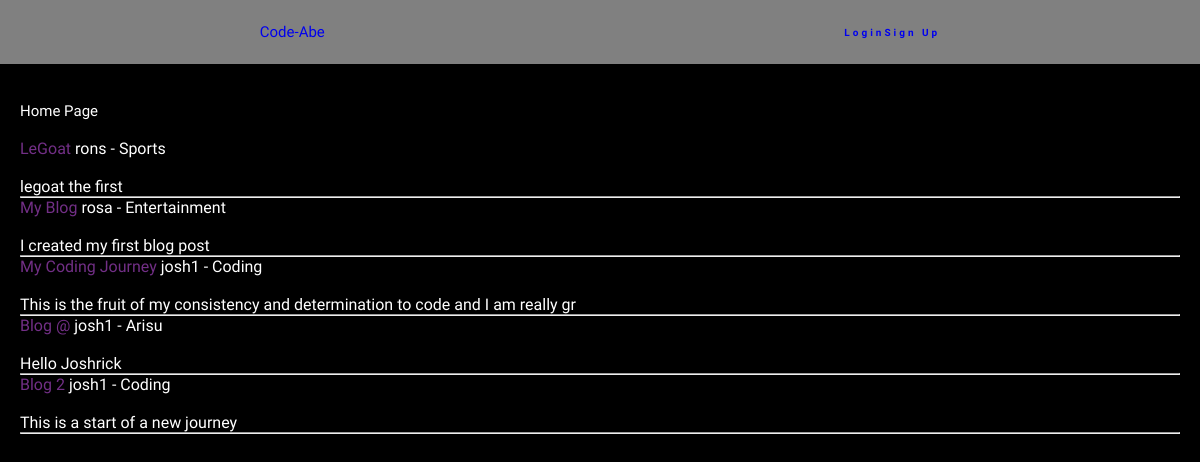
Before: / with the older database file.
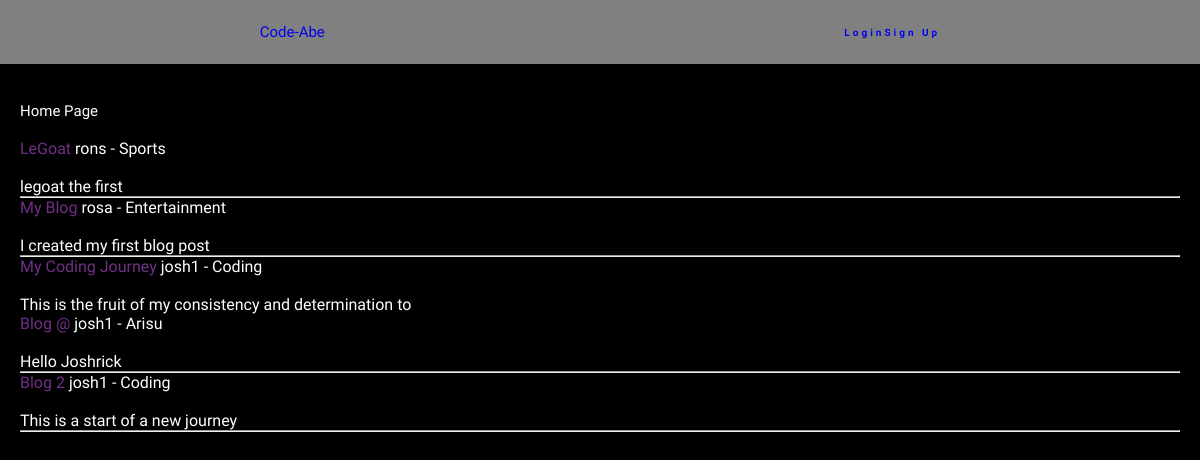
After: the same page with the newer database file.
### myblog/models.py (models this page shows, shortened)
class Post(models.Model):
    title = models.CharField(max_length=255)
    title_tag = models.CharField(max_length=255, default="My Blog Post")
    author = models.ForeignKey(User, on_delete=models.CASCADE)
    body = RichTextField(blank=True,null=True)
    post_date = models.DateField(auto_now_add=True)
    category = models.CharField(max_length=255, default="Coding")
    likes = models.ManyToManyField(User, related_name="blog_post")

### myblog/views.py (the view)
# urls.py: path("", HomeView.as_view(), name="home"),
class HomeView(ListView):
    model = Post
    template_name = 'home.html'
    ordering = ['-post_date']
    def get_context_data(self, *args, **kwargs):
        id_menu = Category.objects.all()
        context = super(HomeView, self).get_context_data(*args, **kwargs)
        context['id_menu'] = id_menu
        return context

### myblog/templates/home.html (shortened to what this page needs)
{% extends 'base.html' %}
{% block body %}
<div class="container">
  <br>
  <br>
  <h1>Home Page</h1>
  <br>
  {% for post in object_list %}
      <li><a class="title" href="{% url 'article_detail' post.pk %}">
          {{ post.title }}</a> {{ post.author }} - {{ post.category }}
        {{ post.body|slice:":80"|safe }}
          <hr>
      </li>
  {% endfor %}
</div>
{% endblock %}

### myblog/templates/base.html (shortened to what this page needs)
{% load static %}
<!DOCTYPE html>
<html lang="en">
  <head>
    <link rel="stylesheet" href="{% static 'styles/base.css'%}">
  </head>
  <body>
    <nav class="header">
      <h1>
        <a href="{% url 'home' %}">Code-Abe</a>
      </h1>
      <ul class="nav-links">
        {% if not user.is_authenticated %}
        <li>
          <a href="{% url 'login' %}">Login</a>
        </li>
        <li>
          <a href="{% url 'sign_up' %}">Sign Up</a>
        </li>
        {% endif %}
      </ul>
    </nav>
    {% block body %}
    {% endblock %}
  </body>
</html>

### static/styles/base.css (style rules this page uses)
* { margin: 0px; padding: 0px; box-sizing: border-box; text-decoration: none; font-weight: 500; }
body { background-color: black; }
h1 { font-size: 15px; color: rgb(22, 18, 66) }
.header { display: flex; justify-content: space-around; align-items: center; height: 8vh; background-color: gray; color: White; }
.nav-links { display: flex; flex-direction: row; justify-content: space-between; font-size: 10px; }
.nav-links a { letter-spacing: 3px; font-weight: bold }
.nav-links li { list-style: none }

### myblog/templates/base.html (style rules this page uses)
* { font-family: Dynapuff }

### myblog/templates/home.html (style rules this page uses)
.container { margin-left: 20px; margin-right: 20px; }
.title { color:rgb(114, 47, 134); }
h1 { color: white; }
body { color:white }
li { list-style: none }

Changed rows visible on the page:
changed Post "My Coding Journey": body "This is the fruit of my consistency and determination to code and I am really gr" → "This is the fruit of my consistency and determination to"
